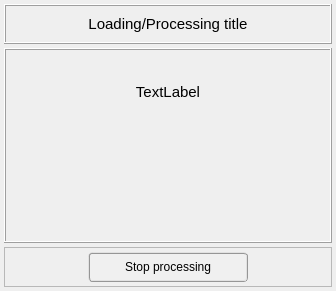
<?xml version="1.0" encoding="UTF-8"?>
<ui version="4.0">
 <class>Dialog</class>
 <widget class="QDialog" name="Dialog">
  <property name="geometry">
   <rect>
    <x>0</x>
    <y>0</y>
    <width>336</width>
    <height>291</height>
   </rect>
  </property>
  <property name="minimumSize">
   <size>
    <width>300</width>
    <height>200</height>
   </size>
  </property>
  <property name="cursor">
   <cursorShape>WaitCursor</cursorShape>
  </property>
  <property name="windowTitle">
   <string>Loading window</string>
  </property>
  <layout class="QGridLayout" name="gridLayout">
   <property name="leftMargin">
    <number>4</number>
   </property>
   <property name="topMargin">
    <number>4</number>
   </property>
   <property name="rightMargin">
    <number>4</number>
   </property>
   <property name="bottomMargin">
    <number>4</number>
   </property>
   <property name="spacing">
    <number>4</number>
   </property>
   <item row="0" column="0">
    <widget class="QFrame" name="frame">
     <property name="minimumSize">
      <size>
       <width>0</width>
       <height>40</height>
      </size>
     </property>
     <property name="maximumSize">
      <size>
       <width>16777215</width>
       <height>40</height>
      </size>
     </property>
     <property name="frameShape">
      <enum>QFrame::Box</enum>
     </property>
     <property name="frameShadow">
      <enum>QFrame::Raised</enum>
     </property>
     <layout class="QGridLayout" name="gridLayout_2">
      <property name="leftMargin">
       <number>2</number>
      </property>
      <property name="topMargin">
       <number>2</number>
      </property>
      <property name="rightMargin">
       <number>2</number>
      </property>
      <property name="bottomMargin">
       <number>2</number>
      </property>
      <property name="spacing">
       <number>2</number>
      </property>
      <item row="0" column="0">
       <widget class="QLabel" name="label_title">
        <property name="font">
         <font>
          <pointsize>11</pointsize>
          <weight>50</weight>
          <bold>false</bold>
         </font>
        </property>
        <property name="text">
         <string>Loading/Processing title</string>
        </property>
        <property name="alignment">
         <set>Qt::AlignCenter</set>
        </property>
       </widget>
      </item>
     </layout>
    </widget>
   </item>
   <item row="1" column="0">
    <widget class="QFrame" name="frame_2">
     <property name="frameShape">
      <enum>QFrame::Box</enum>
     </property>
     <property name="frameShadow">
      <enum>QFrame::Raised</enum>
     </property>
     <layout class="QGridLayout" name="gridLayout_5">
      <property name="leftMargin">
       <number>2</number>
      </property>
      <property name="topMargin">
       <number>2</number>
      </property>
      <property name="rightMargin">
       <number>2</number>
      </property>
      <property name="bottomMargin">
       <number>2</number>
      </property>
      <property name="spacing">
       <number>2</number>
      </property>
      <item row="0" column="0">
       <widget class="QFrame" name="frame_4">
        <property name="maximumSize">
         <size>
          <width>16777215</width>
          <height>80</height>
         </size>
        </property>
        <property name="frameShape">
         <enum>QFrame::NoFrame</enum>
        </property>
        <property name="frameShadow">
         <enum>QFrame::Raised</enum>
        </property>
        <layout class="QGridLayout" name="gridLayout_4">
         <property name="leftMargin">
          <number>2</number>
         </property>
         <property name="topMargin">
          <number>2</number>
         </property>
         <property name="rightMargin">
          <number>2</number>
         </property>
         <property name="bottomMargin">
          <number>2</number>
         </property>
         <property name="spacing">
          <number>2</number>
         </property>
         <item row="0" column="1">
          <widget class="QLabel" name="label_message">
           <property name="minimumSize">
            <size>
             <width>200</width>
             <height>0</height>
            </size>
           </property>
           <property name="font">
            <font>
             <pointsize>11</pointsize>
            </font>
           </property>
           <property name="text">
            <string>TextLabel</string>
           </property>
           <property name="alignment">
            <set>Qt::AlignCenter</set>
           </property>
           <property name="wordWrap">
            <bool>true</bool>
           </property>
           <property name="margin">
            <number>10</number>
           </property>
          </widget>
         </item>
         <item row="0" column="0">
          <widget class="QFrame" name="frame_6">
           <property name="maximumSize">
            <size>
             <width>40</width>
             <height>16777215</height>
            </size>
           </property>
           <property name="frameShape">
            <enum>QFrame::NoFrame</enum>
           </property>
           <property name="frameShadow">
            <enum>QFrame::Raised</enum>
           </property>
          </widget>
         </item>
         <item row="0" column="2">
          <widget class="QFrame" name="frame_7">
           <property name="maximumSize">
            <size>
             <width>40</width>
             <height>16777215</height>
            </size>
           </property>
           <property name="frameShape">
            <enum>QFrame::NoFrame</enum>
           </property>
           <property name="frameShadow">
            <enum>QFrame::Raised</enum>
           </property>
          </widget>
         </item>
        </layout>
       </widget>
      </item>
      <item row="1" column="0">
       <widget class="QFrame" name="frame_animation">
        <property name="frameShape">
         <enum>QFrame::NoFrame</enum>
        </property>
        <property name="frameShadow">
         <enum>QFrame::Raised</enum>
        </property>
        <layout class="QGridLayout" name="gridLayout_6">
         <item row="0" column="0">
          <widget class="QFrame" name="frame_5">
           <property name="frameShape">
            <enum>QFrame::NoFrame</enum>
           </property>
           <property name="frameShadow">
            <enum>QFrame::Raised</enum>
           </property>
          </widget>
         </item>
         <item row="0" column="1" alignment="Qt::AlignHCenter|Qt::AlignVCenter">
          <widget class="QLabel" name="label_animation">
           <property name="minimumSize">
            <size>
             <width>0</width>
             <height>0</height>
            </size>
           </property>
           <property name="maximumSize">
            <size>
             <width>200</width>
             <height>180</height>
            </size>
           </property>
           <property name="font">
            <font>
             <pointsize>13</pointsize>
            </font>
           </property>
           <property name="text">
            <string/>
           </property>
           <property name="alignment">
            <set>Qt::AlignCenter</set>
           </property>
          </widget>
         </item>
         <item row="0" column="2">
          <widget class="QFrame" name="frame_8">
           <property name="frameShape">
            <enum>QFrame::NoFrame</enum>
           </property>
           <property name="frameShadow">
            <enum>QFrame::Raised</enum>
           </property>
          </widget>
         </item>
        </layout>
       </widget>
      </item>
     </layout>
    </widget>
   </item>
   <item row="2" column="0">
    <widget class="QFrame" name="frame_3">
     <property name="minimumSize">
      <size>
       <width>0</width>
       <height>40</height>
      </size>
     </property>
     <property name="maximumSize">
      <size>
       <width>16777215</width>
       <height>40</height>
      </size>
     </property>
     <property name="frameShape">
      <enum>QFrame::StyledPanel</enum>
     </property>
     <property name="frameShadow">
      <enum>QFrame::Raised</enum>
     </property>
     <layout class="QGridLayout" name="gridLayout_3">
      <property name="leftMargin">
       <number>2</number>
      </property>
      <property name="topMargin">
       <number>2</number>
      </property>
      <property name="rightMargin">
       <number>2</number>
      </property>
      <property name="bottomMargin">
       <number>2</number>
      </property>
      <property name="spacing">
       <number>2</number>
      </property>
      <item row="0" column="0">
       <widget class="QPushButton" name="pushButton_stop_processing">
        <property name="minimumSize">
         <size>
          <width>160</width>
          <height>30</height>
         </size>
        </property>
        <property name="maximumSize">
         <size>
          <width>160</width>
          <height>30</height>
         </size>
        </property>
        <property name="styleSheet">
         <string notr="true">QPushButton{border-radius: 4px; border-color: rgb(150, 150, 150); border-style: ridge; border-width: 2px; color: rgb(0, 0, 0); background-color: rgb(240, 240, 240); font: 75 11pt &quot;MS Shell Dlg 2&quot;}
QPushButton:hover{border-radius: 4px; border-color: rgb(0, 170, 255); border-style: ridge; border-width: 2px; color: rgb(0, 0, 0); background-color: rgba(174, 213, 255, 100); font: 75 11pt &quot;MS Shell Dlg 2&quot;}
QPushButton:pressed{border-radius: 4px; border-color: rgb(0, 170, 255); border-style: ridge; border-width: 3px; color: rgb(0, 0, 0); background-color: rgb(174, 213, 255); font: 75 11pt &quot;MS Shell Dlg 2&quot;}
QPushButton:disabled{border-radius: 4px; border-color: rgb(150, 150, 150); border-style: ridge; border-width: 2px; color: rgb(100, 100, 100); background-color: rgba(220, 220, 220, 120); font: 75 11pt &quot;MS Shell Dlg 2&quot;}</string>
        </property>
        <property name="text">
         <string>Stop processing</string>
        </property>
       </widget>
      </item>
     </layout>
    </widget>
   </item>
  </layout>
 </widget>
 <resources/>
 <connections/>
</ui>
